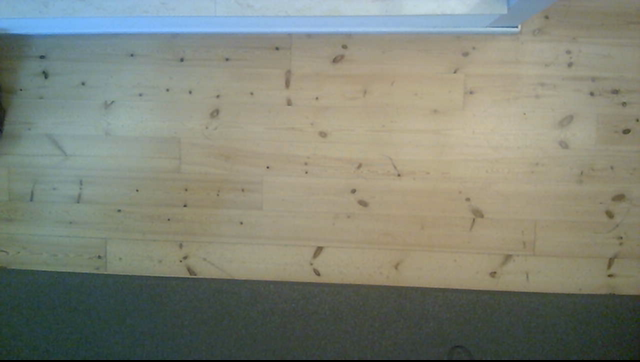
#> input picture Simon/OpEn_Complete/ML/test_images/background.png, 640 x 362 px
$ python vids2images.py
#> lines starting #> are read from the running program, lines starting #| are printed output that depends on the picture
import os
import random
import csv
import numpy as np
from cv2 import cv2
from scipy import ndimage
from PIL import Image
from imutils import paths

# !-- SETUP---!
background_path = r'test_images/background.png'
car_path = 'test_images/car2.png'
remove_only = False
make_pos_images = False
make_theta_images = not make_pos_images
# !-- SETUP END---!
DATASET_FOLDER = r"images\\"
DATASET_FOLDER_THETA = r'theta_images/'
POS_CVS_FILE = r"pos_annots.csv"
THETA_CVS_FILE = r"theta_annots.csv"

theta_back_paths = sorted(list(paths.list_images(r'theta_backgrounds/')))

size_w = 76
size_h = 76
size_w_merge = size_w*3
size_h_merge = size_h*3
background_orig = cv2.imread(background_path)
#> background_orig is the input picture: shape (362, 640, 3); mean B, G, R 118.8, 131.6, 127.8
w_back_orig = background_orig.shape[1]
#> w_back_orig = 640
h_back_orig = background_orig.shape[0]
#> h_back_orig = 362
background = cv2.resize(background_orig, (size_w_merge, size_w_merge))
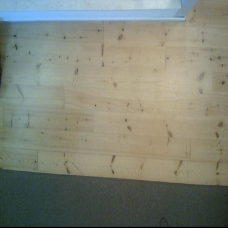
#> background: shape (228, 228, 3); mean B, G, R 118.7, 131.5, 127.7
resize_ratio_w = size_w_merge/w_back_orig
#> resize_ratio_w = 0.356
resize_ratio_h = size_w_merge/h_back_orig
#> resize_ratio_h = 0.63

car_img = cv2.imread(car_path, cv2.IMREAD_UNCHANGED)
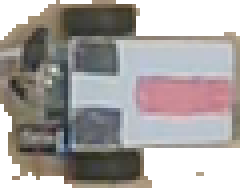
#> input picture Simon/OpEn_Complete/ML/test_images/car2.png, 60 x 47 px (shown 4 times larger)
#> car_img is the input picture: shape (47, 60, 4); mean B, G, R, A 160, 161.7, 166.9, 188.6
w_car_orig = car_img.shape[1]
#> w_car_orig = 60
h_car_orig = car_img.shape[0]
#> h_car_orig = 47
car_img_resized = cv2.resize(
    car_img, (int(w_car_orig*resize_ratio_w), int(h_car_orig*resize_ratio_h)), interpolation=cv2.INTER_AREA)
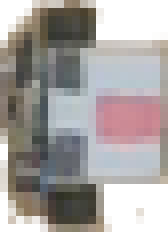
#> car_img_resized: shape (29, 21, 4) (shown 8 times larger); mean B, G, R, A 160, 161.7, 166.8, 188.6
w_car = int(w_car_orig*resize_ratio_w)
#> w_car = 21
h_car = int(h_car_orig*resize_ratio_h)
#> h_car = 29
im_num = 0


#> (the run stopped early here; a loop or call above may not have finished)
